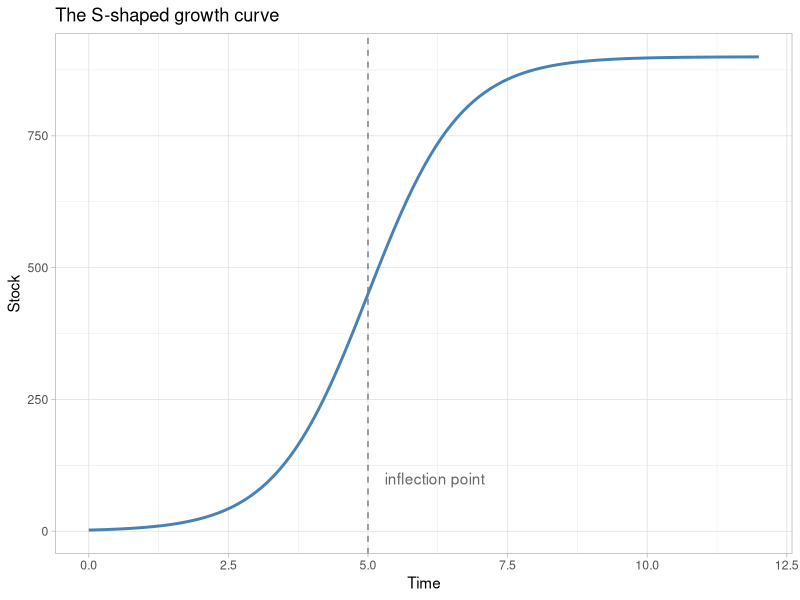
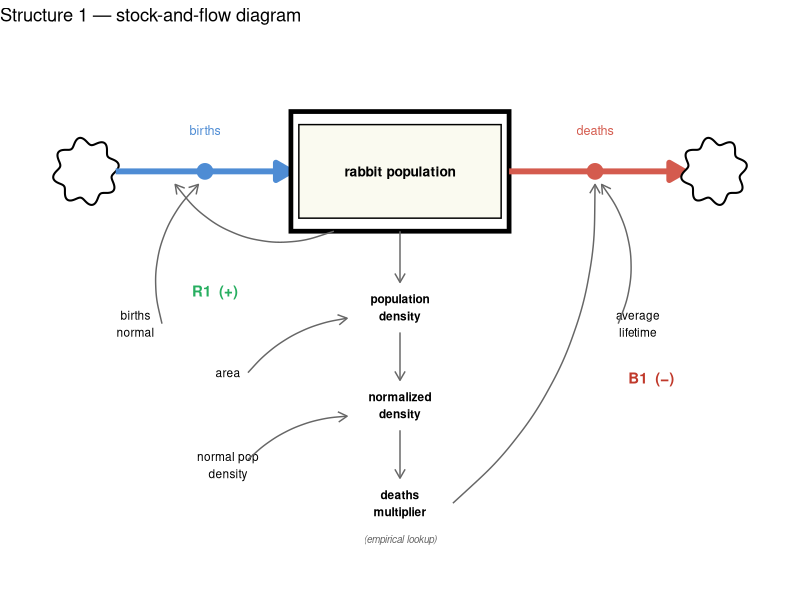
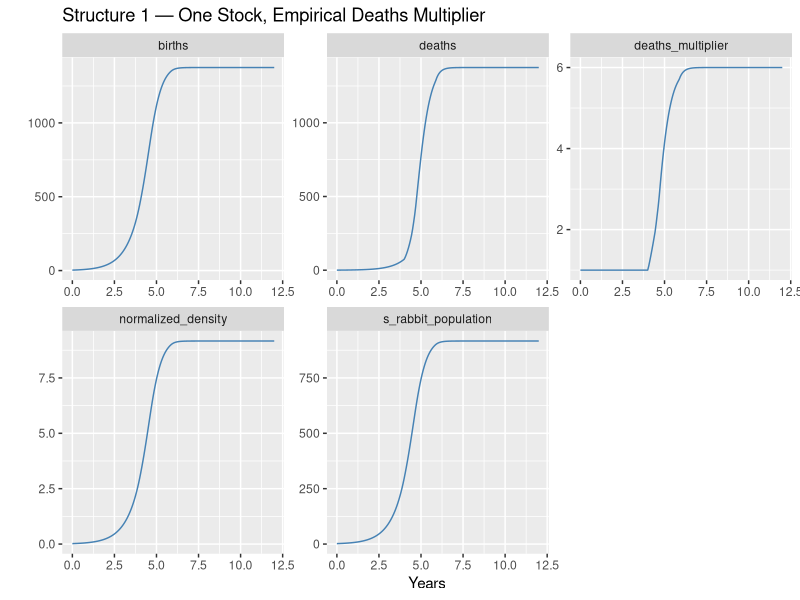
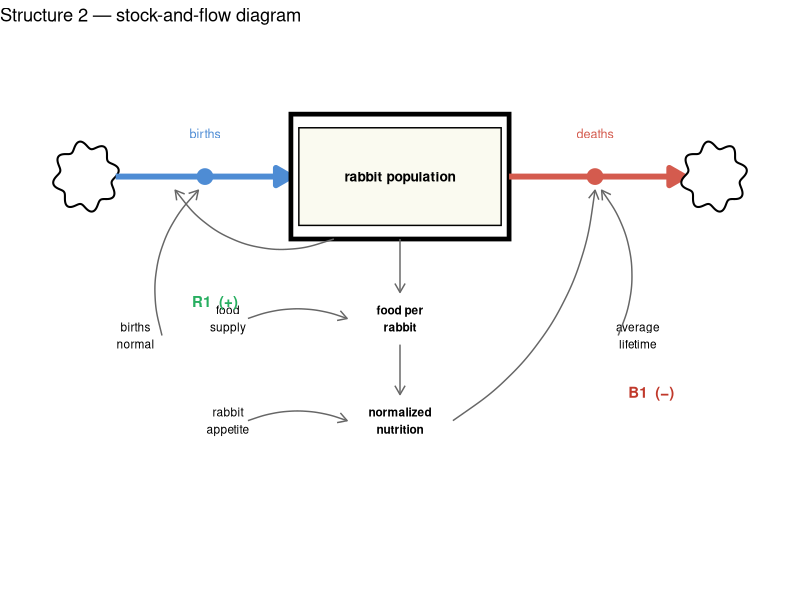
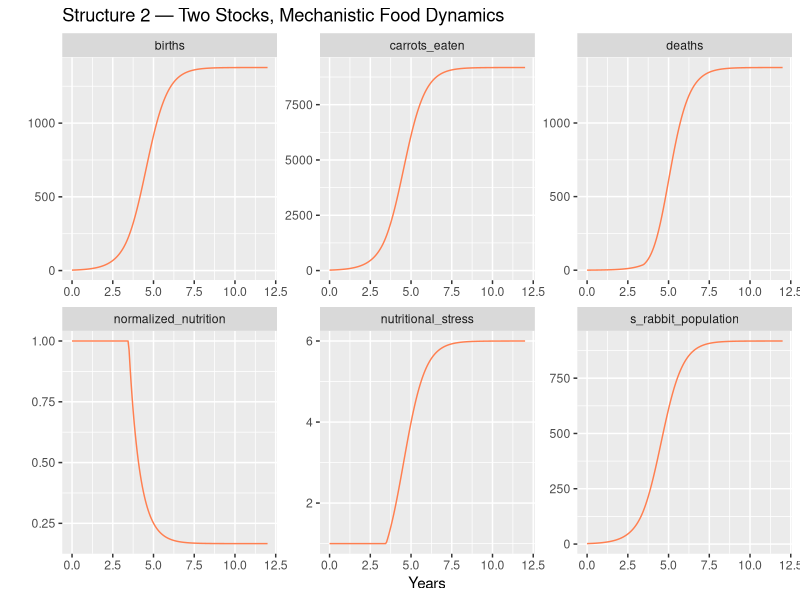

Write R code to recreate these figures, in order.
## ---- chunk 1
knitr::opts_chunk$set(echo = TRUE)
library(deSolve)
library(tidyverse)
## ---- chunk 2
tibble(
  time  = seq(0, 12, 0.1),
  value = 900 / (1 + exp(-1.2 * (time - 5)))
) %>%
  ggplot(aes(x = time, y = value)) +
  geom_line(colour = "steelblue", linewidth = 1) +
  geom_vline(xintercept = 5, linetype = "dashed", colour = "grey50") +
  annotate("text", x = 5.3, y = 100, label = "inflection point", hjust = 0, colour = "grey40") +
  theme_light() +
  xlab("Time") +
  ylab("Stock") +
  labs(title = "The S-shaped growth curve")
## ---- chunk 3
make_cloud <- function(cx, cy, w = 0.45, h = 0.28) {
  theta <- seq(0, 2 * pi, length.out = 200)
  bump  <- 1 + 0.12 * sin(8 * theta)
  tibble(x = cx + w * bump * cos(theta), y = cy + h * bump * sin(theta))
}
flow_arrow <- arrow(length = unit(0.44, "cm"), type = "closed")
info_arrow <- arrow(length = unit(0.26, "cm"), type = "open")

births_valve_x <- 2.55
births_valve_y <- 4.0
deaths_valve_x <- 8.45
deaths_valve_y <- 4.0

ggplot() +
  # Source cloud
  geom_polygon(data = make_cloud(0.75, births_valve_y), aes(x, y),
               fill = "white", colour = "black", linewidth = 0.7) +
  # Births inflow
  annotate("segment", x = 1.2, xend = 3.85, y = births_valve_y, yend = births_valve_y,
           linewidth = 2, colour = "#4e8cd4", arrow = flow_arrow) +
  annotate("point", x = births_valve_x, y = births_valve_y, size = 5, colour = "#4e8cd4") +
  annotate("text", x = births_valve_x, y = 4.38, label = "births",
           size = 3.2, colour = "#4e8cd4") +
  # Stock
  annotate("rect", xmin = 3.85, xmax = 7.15, ymin = 3.45, ymax = 4.55,
           fill = "white", colour = "black", linewidth = 1.6) +
  annotate("rect", xmin = 3.97, xmax = 7.03, ymin = 3.57, ymax = 4.43,
           fill = "#fafaf0", colour = "black", linewidth = 0.5) +
  annotate("text", x = 5.5, y = 4.0, label = "rabbit population",
           size = 3.5, fontface = "bold") +
  # Deaths outflow
  annotate("segment", x = 7.15, xend = 9.8, y = deaths_valve_y, yend = deaths_valve_y,
           linewidth = 2, colour = "#d45b4e", arrow = flow_arrow) +
  annotate("point", x = deaths_valve_x, y = deaths_valve_y, size = 5, colour = "#d45b4e") +
  annotate("text", x = deaths_valve_x, y = 4.38, label = "deaths",
           size = 3.2, colour = "#d45b4e") +
  # Sink cloud
  geom_polygon(data = make_cloud(10.25, deaths_valve_y), aes(x, y),
               fill = "white", colour = "black", linewidth = 0.7) +

  # Auxiliary chain (bold — calculated values)
  annotate("text", x = 5.5, y = 2.75, label = "population\ndensity",
           size = 3.0, fontface = "bold") +
  annotate("text", x = 5.5, y = 1.85, label = "normalized\ndensity",
           size = 3.0, fontface = "bold") +
  annotate("text", x = 5.5, y = 0.95, label = "deaths\nmultiplier",
           size = 3.0, fontface = "bold") +
  annotate("text", x = 5.5, y = 0.62, label = "(empirical lookup)",
           size = 2.5, colour = "grey40", fontface = "italic") +

  # Parameters (plain text)
  annotate("text", x = 1.5, y = 2.6,  label = "births\nnormal",     size = 3.0) +
  annotate("text", x = 9.1, y = 2.6,  label = "average\nlifetime",  size = 3.0) +
  annotate("text", x = 2.9, y = 2.15, label = "area",               size = 3.0) +
  annotate("text", x = 2.9, y = 1.3,  label = "normal pop\ndensity", size = 3.0) +

  # Info: vertical chain (straight segments — elements stacked directly above each other)
  annotate("segment", x = 5.5, xend = 5.5, y = 3.45, yend = 2.98,
           colour = "grey40", linewidth = 0.5, arrow = info_arrow) +
  annotate("segment", x = 5.5, xend = 5.5, y = 2.52, yend = 2.08,
           colour = "grey40", linewidth = 0.5, arrow = info_arrow) +
  annotate("segment", x = 5.5, xend = 5.5, y = 1.62, yend = 1.18,
           colour = "grey40", linewidth = 0.5, arrow = info_arrow) +

  # Info: area → population density
  geom_curve(
    data = data.frame(x = 3.2, y = 2.15, xend = 4.7, yend = 2.65),
    aes(x = x, y = y, xend = xend, yend = yend),
    curvature = -0.2, colour = "grey40", linewidth = 0.5, arrow = info_arrow
  ) +
  # Info: normal pop density → normalized density
  geom_curve(
    data = data.frame(x = 3.2, y = 1.35, xend = 4.7, yend = 1.75),
    aes(x = x, y = y, xend = xend, yend = yend),
    curvature = -0.2, colour = "grey40", linewidth = 0.5, arrow = info_arrow
  ) +
  # Info: deaths multiplier → deaths valve (B1 balancing loop)
  geom_curve(
    data = data.frame(x = 6.3, y = 0.95, xend = deaths_valve_x, yend = deaths_valve_y - 0.12),
    aes(x = x, y = y, xend = xend, yend = yend),
    curvature = 0.25, colour = "grey40", linewidth = 0.5, arrow = info_arrow
  ) +
  # Info: stock → births valve (R1 reinforcing loop)
  geom_curve(
    data = data.frame(x = 4.5, y = 3.45, xend = 2.1, yend = births_valve_y - 0.12),
    aes(x = x, y = y, xend = xend, yend = yend),
    curvature = -0.38, colour = "grey40", linewidth = 0.5, arrow = info_arrow
  ) +
  # Info: births normal → births valve
  geom_curve(
    data = data.frame(x = 1.9, y = 2.6, xend = births_valve_x - 0.1, yend = births_valve_y - 0.12),
    aes(x = x, y = y, xend = xend, yend = yend),
    curvature = -0.3, colour = "grey40", linewidth = 0.5, arrow = info_arrow
  ) +
  # Info: average lifetime → deaths valve
  geom_curve(
    data = data.frame(x = 8.8, y = 2.6, xend = deaths_valve_x + 0.1, yend = deaths_valve_y - 0.12),
    aes(x = x, y = y, xend = xend, yend = yend),
    curvature = 0.3, colour = "grey40", linewidth = 0.5, arrow = info_arrow
  ) +

  # Loop labels
  annotate("text", x = 2.7, y = 2.9, label = "R1  (+)", size = 3.8,
           colour = "#27ae60", fontface = "bold") +
  annotate("text", x = 9.3, y = 2.1, label = "B1  (−)", size = 3.8,
           colour = "#c0392b", fontface = "bold") +
  theme_void() +
  coord_cartesian(xlim = c(0, 11), ylim = c(0.3, 5.1)) +
  labs(title = "Structure 1 — stock-and-flow diagram")
## ---- chunk 4
START <- 0; FINISH <- 12; STEP <- 0.0625
simtime <- seq(START, FINISH, by = STEP)

# Empirical lookup: normalized density → deaths multiplier (D-4432-2)
deaths_mult_x  <- c(0.01, 1, 2, 3,  4,   5,   6,   7,   8,   9,   10,  11,  12,  13,  14,  15,  16,  17,  18,  19,  20)
deaths_mult_y  <- c(1,    1, 1, 1,   1.5, 2,   2.7, 3.7, 4.7, 5.7, 7.5, 9,   10.5,12,  14,  17,  19,  21,  23,  24,  25)
deaths_mult_fn <- approxfun(deaths_mult_x, deaths_mult_y, rule = 2)

params_s1 <- c(
  p_births_normal      = 1.5,   # 1/year
  p_average_lifetime   = 4,     # years
  p_area               = 1,     # acres
  p_normal_pop_density = 100    # rabbits/acre (normalisation reference)
)
## ---- chunk 5
model_s1 <- function(time, stocks, params) {
  with(as.list(c(stocks, params)), {

    a_population_density <- s_rabbit_population / p_area
    a_normalized_density <- a_population_density / p_normal_pop_density
    a_deaths_multiplier  <- deaths_mult_fn(a_normalized_density)

    f_births <- s_rabbit_population * p_births_normal
    f_deaths <- (s_rabbit_population / p_average_lifetime) * a_deaths_multiplier

    ds_dt <- f_births - f_deaths

    return(list(c(ds_dt),
                births            = f_births,
                deaths            = f_deaths,
                normalized_density = a_normalized_density,
                deaths_multiplier  = a_deaths_multiplier))
  })
}
## ---- chunk 6
sim_s1 <- data.frame(ode(y = c(s_rabbit_population = 2),
                          times = simtime, func = model_s1,
                          parms = params_s1, method = "rk4"))
## ---- chunk 7
sim_s1 %>%
  pivot_longer(cols = -time, names_to = "variable", values_to = "value") %>%
  mutate(value = as.numeric(value), time = as.numeric(time)) %>%
  ggplot(aes(x = time, y = value)) +
  geom_line(colour = "steelblue") +
  facet_wrap(vars(variable), scales = "free") +
  xlab("Years") + ylab("") +
  labs(title = "Structure 1 — One Stock, Empirical Deaths Multiplier")
## ---- chunk 8
make_cloud <- function(cx, cy, w = 0.45, h = 0.28) {
  theta <- seq(0, 2 * pi, length.out = 200)
  bump  <- 1 + 0.12 * sin(8 * theta)
  tibble(x = cx + w * bump * cos(theta), y = cy + h * bump * sin(theta))
}
flow_arrow <- arrow(length = unit(0.44, "cm"), type = "closed")
info_arrow <- arrow(length = unit(0.26, "cm"), type = "open")

births_valve_x <- 2.55
births_valve_y <- 4.0
deaths_valve_x <- 8.45
deaths_valve_y <- 4.0

ggplot() +
  # Source cloud
  geom_polygon(data = make_cloud(0.75, births_valve_y), aes(x, y),
               fill = "white", colour = "black", linewidth = 0.7) +
  # Births inflow
  annotate("segment", x = 1.2, xend = 3.85, y = births_valve_y, yend = births_valve_y,
           linewidth = 2, colour = "#4e8cd4", arrow = flow_arrow) +
  annotate("point", x = births_valve_x, y = births_valve_y, size = 5, colour = "#4e8cd4") +
  annotate("text", x = births_valve_x, y = 4.38, label = "births",
           size = 3.2, colour = "#4e8cd4") +
  # Stock
  annotate("rect", xmin = 3.85, xmax = 7.15, ymin = 3.45, ymax = 4.55,
           fill = "white", colour = "black", linewidth = 1.6) +
  annotate("rect", xmin = 3.97, xmax = 7.03, ymin = 3.57, ymax = 4.43,
           fill = "#fafaf0", colour = "black", linewidth = 0.5) +
  annotate("text", x = 5.5, y = 4.0, label = "rabbit population",
           size = 3.5, fontface = "bold") +
  # Deaths outflow
  annotate("segment", x = 7.15, xend = 9.8, y = deaths_valve_y, yend = deaths_valve_y,
           linewidth = 2, colour = "#d45b4e", arrow = flow_arrow) +
  annotate("point", x = deaths_valve_x, y = deaths_valve_y, size = 5, colour = "#d45b4e") +
  annotate("text", x = deaths_valve_x, y = 4.38, label = "deaths",
           size = 3.2, colour = "#d45b4e") +
  # Sink cloud
  geom_polygon(data = make_cloud(10.25, deaths_valve_y), aes(x, y),
               fill = "white", colour = "black", linewidth = 0.7) +

  # Auxiliary chain (bold — calculated values)
  annotate("text", x = 5.5, y = 2.75, label = "food per\nrabbit",
           size = 3.0, fontface = "bold") +
  annotate("text", x = 5.5, y = 1.85, label = "normalized\nnutrition",
           size = 3.0, fontface = "bold") +

  # Parameters (plain text)
  annotate("text", x = 1.5, y = 2.6,  label = "births\nnormal",    size = 3.0) +
  annotate("text", x = 9.1, y = 2.6,  label = "average\nlifetime", size = 3.0) +
  annotate("text", x = 2.9, y = 2.75, label = "food\nsupply",      size = 3.0) +
  annotate("text", x = 2.9, y = 1.85, label = "rabbit\nappetite",  size = 3.0) +

  # Info: vertical chain (straight — elements stacked directly above each other)
  annotate("segment", x = 5.5, xend = 5.5, y = 3.45, yend = 2.98,
           colour = "grey40", linewidth = 0.5, arrow = info_arrow) +
  annotate("segment", x = 5.5, xend = 5.5, y = 2.52, yend = 2.08,
           colour = "grey40", linewidth = 0.5, arrow = info_arrow) +

  # Info: food supply → food per rabbit
  geom_curve(
    data = data.frame(x = 3.2, y = 2.75, xend = 4.7, yend = 2.75),
    aes(x = x, y = y, xend = xend, yend = yend),
    curvature = -0.2, colour = "grey40", linewidth = 0.5, arrow = info_arrow
  ) +
  # Info: rabbit appetite → normalized nutrition
  geom_curve(
    data = data.frame(x = 3.2, y = 1.85, xend = 4.7, yend = 1.85),
    aes(x = x, y = y, xend = xend, yend = yend),
    curvature = -0.2, colour = "grey40", linewidth = 0.5, arrow = info_arrow
  ) +
  # Info: normalized nutrition → deaths valve (B1 balancing loop)
  geom_curve(
    data = data.frame(x = 6.3, y = 1.85, xend = deaths_valve_x, yend = deaths_valve_y - 0.12),
    aes(x = x, y = y, xend = xend, yend = yend),
    curvature = 0.25, colour = "grey40", linewidth = 0.5, arrow = info_arrow
  ) +
  # Info: stock → births valve (R1 reinforcing loop)
  geom_curve(
    data = data.frame(x = 4.5, y = 3.45, xend = 2.1, yend = births_valve_y - 0.12),
    aes(x = x, y = y, xend = xend, yend = yend),
    curvature = -0.38, colour = "grey40", linewidth = 0.5, arrow = info_arrow
  ) +
  # Info: births normal → births valve
  geom_curve(
    data = data.frame(x = 1.9, y = 2.6, xend = births_valve_x - 0.1, yend = births_valve_y - 0.12),
    aes(x = x, y = y, xend = xend, yend = yend),
    curvature = -0.3, colour = "grey40", linewidth = 0.5, arrow = info_arrow
  ) +
  # Info: average lifetime → deaths valve
  geom_curve(
    data = data.frame(x = 8.8, y = 2.6, xend = deaths_valve_x + 0.1, yend = deaths_valve_y - 0.12),
    aes(x = x, y = y, xend = xend, yend = yend),
    curvature = 0.3, colour = "grey40", linewidth = 0.5, arrow = info_arrow
  ) +

  # Loop labels
  annotate("text", x = 2.7, y = 2.9, label = "R1  (+)", size = 3.8,
           colour = "#27ae60", fontface = "bold") +
  annotate("text", x = 9.3, y = 2.1, label = "B1  (−)", size = 3.8,
           colour = "#c0392b", fontface = "bold") +
  theme_void() +
  coord_cartesian(xlim = c(0, 11), ylim = c(0.5, 5.1)) +
  labs(title = "Structure 2 — stock-and-flow diagram")
## ---- chunk 9
params_s2 <- c(
  p_births_normal    = 1.5,    # 1/year
  p_average_lifetime = 4,      # years (baseline, when food is adequate)
  p_replenishment    = 1530,   # kg carrot/year (annual food supply)
  p_rabbit_appetite  = 10      # kg/rabbit/year
)
## ---- chunk 10
model_s2 <- function(time, stocks, params) {
  with(as.list(c(stocks, params)), {

    # food balance: can supply keep up with demand?
    f_carrots_eaten        <- s_rabbit_population * p_rabbit_appetite
    a_food_per_rabbit      <- p_replenishment / max(s_rabbit_population, 0.001)
    a_normalized_nutrition <- min(a_food_per_rabbit / p_rabbit_appetite, 1)

    # rabbit flows — effective lifetime shortens proportionally with food scarcity
    f_births <- s_rabbit_population * p_births_normal
    f_deaths <- s_rabbit_population / (p_average_lifetime * a_normalized_nutrition)

    ds_dt <- f_births - f_deaths

    return(list(
      c(ds_dt),
      births               = f_births,
      deaths               = f_deaths,
      carrots_eaten        = f_carrots_eaten,
      normalized_nutrition = a_normalized_nutrition,
      nutritional_stress   = 1 / a_normalized_nutrition
    ))
  })
}
## ---- chunk 11
sim_s2 <- data.frame(ode(
  y     = c(s_rabbit_population = 2),
  times = simtime, func = model_s2, parms = params_s2, method = "rk4"
))
## ---- chunk 12
sim_s2 %>%
  pivot_longer(cols = -time, names_to = "variable", values_to = "value") %>%
  mutate(value = as.numeric(value), time = as.numeric(time)) %>%
  ggplot(aes(x = time, y = value)) +
  geom_line(colour = "coral") +
  facet_wrap(vars(variable), scales = "free") +
  xlab("Years") + ylab("") +
  labs(title = "Structure 2 — Two Stocks, Mechanistic Food Dynamics")
